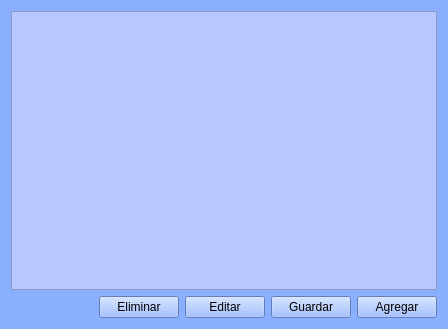
<?xml version="1.0" encoding="UTF-8"?>
<ui version="4.0">
 <class>Principal</class>
 <widget class="QWidget" name="Principal">
  <property name="geometry">
   <rect>
    <x>0</x>
    <y>0</y>
    <width>448</width>
    <height>329</height>
   </rect>
  </property>
  <property name="palette">
   <palette>
    <active>
     <colorrole role="Button">
      <brush brushstyle="SolidPattern">
       <color alpha="255">
        <red>138</red>
        <green>175</green>
        <blue>255</blue>
       </color>
      </brush>
     </colorrole>
     <colorrole role="Base">
      <brush brushstyle="SolidPattern">
       <color alpha="255">
        <red>138</red>
        <green>175</green>
        <blue>255</blue>
       </color>
      </brush>
     </colorrole>
     <colorrole role="Window">
      <brush brushstyle="SolidPattern">
       <color alpha="255">
        <red>138</red>
        <green>175</green>
        <blue>255</blue>
       </color>
      </brush>
     </colorrole>
     <colorrole role="Highlight">
      <brush brushstyle="SolidPattern">
       <color alpha="255">
        <red>119</red>
        <green>128</green>
        <blue>255</blue>
       </color>
      </brush>
     </colorrole>
    </active>
    <inactive>
     <colorrole role="Button">
      <brush brushstyle="SolidPattern">
       <color alpha="255">
        <red>240</red>
        <green>240</green>
        <blue>240</blue>
       </color>
      </brush>
     </colorrole>
     <colorrole role="Base">
      <brush brushstyle="SolidPattern">
       <color alpha="255">
        <red>255</red>
        <green>255</green>
        <blue>255</blue>
       </color>
      </brush>
     </colorrole>
     <colorrole role="Window">
      <brush brushstyle="SolidPattern">
       <color alpha="255">
        <red>240</red>
        <green>240</green>
        <blue>240</blue>
       </color>
      </brush>
     </colorrole>
     <colorrole role="Highlight">
      <brush brushstyle="SolidPattern">
       <color alpha="255">
        <red>240</red>
        <green>240</green>
        <blue>240</blue>
       </color>
      </brush>
     </colorrole>
    </inactive>
    <disabled>
     <colorrole role="Button">
      <brush brushstyle="SolidPattern">
       <color alpha="255">
        <red>138</red>
        <green>175</green>
        <blue>255</blue>
       </color>
      </brush>
     </colorrole>
     <colorrole role="Base">
      <brush brushstyle="SolidPattern">
       <color alpha="255">
        <red>138</red>
        <green>175</green>
        <blue>255</blue>
       </color>
      </brush>
     </colorrole>
     <colorrole role="Window">
      <brush brushstyle="SolidPattern">
       <color alpha="255">
        <red>138</red>
        <green>175</green>
        <blue>255</blue>
       </color>
      </brush>
     </colorrole>
     <colorrole role="Highlight">
      <brush brushstyle="SolidPattern">
       <color alpha="255">
        <red>51</red>
        <green>153</green>
        <blue>255</blue>
       </color>
      </brush>
     </colorrole>
    </disabled>
   </palette>
  </property>
  <property name="windowTitle">
   <string>Contactos</string>
  </property>
  <property name="windowIcon">
   <iconset resource="Recursos.qrc">
    <normaloff>:/Recursos/agenda.png</normaloff>:/Recursos/agenda.png</iconset>
  </property>
  <property name="windowOpacity">
   <double>2.000000000000000</double>
  </property>
  <property name="styleSheet">
   <string notr="true">background-color: rgb(138, 175, 255);</string>
  </property>
  <layout class="QVBoxLayout" name="verticalLayout">
   <item>
    <widget class="QTableWidget" name="tblLista">
     <property name="palette">
      <palette>
       <active>
        <colorrole role="Button">
         <brush brushstyle="SolidPattern">
          <color alpha="255">
           <red>183</red>
           <green>199</green>
           <blue>255</blue>
          </color>
         </brush>
        </colorrole>
        <colorrole role="Base">
         <brush brushstyle="SolidPattern">
          <color alpha="255">
           <red>183</red>
           <green>199</green>
           <blue>255</blue>
          </color>
         </brush>
        </colorrole>
        <colorrole role="Window">
         <brush brushstyle="SolidPattern">
          <color alpha="255">
           <red>183</red>
           <green>199</green>
           <blue>255</blue>
          </color>
         </brush>
        </colorrole>
       </active>
       <inactive>
        <colorrole role="Button">
         <brush brushstyle="SolidPattern">
          <color alpha="255">
           <red>183</red>
           <green>199</green>
           <blue>255</blue>
          </color>
         </brush>
        </colorrole>
        <colorrole role="Base">
         <brush brushstyle="SolidPattern">
          <color alpha="255">
           <red>183</red>
           <green>199</green>
           <blue>255</blue>
          </color>
         </brush>
        </colorrole>
        <colorrole role="Window">
         <brush brushstyle="SolidPattern">
          <color alpha="255">
           <red>183</red>
           <green>199</green>
           <blue>255</blue>
          </color>
         </brush>
        </colorrole>
       </inactive>
       <disabled>
        <colorrole role="Button">
         <brush brushstyle="SolidPattern">
          <color alpha="255">
           <red>183</red>
           <green>199</green>
           <blue>255</blue>
          </color>
         </brush>
        </colorrole>
        <colorrole role="Base">
         <brush brushstyle="SolidPattern">
          <color alpha="255">
           <red>183</red>
           <green>199</green>
           <blue>255</blue>
          </color>
         </brush>
        </colorrole>
        <colorrole role="Window">
         <brush brushstyle="SolidPattern">
          <color alpha="255">
           <red>183</red>
           <green>199</green>
           <blue>255</blue>
          </color>
         </brush>
        </colorrole>
       </disabled>
      </palette>
     </property>
     <property name="styleSheet">
      <string notr="true">font: italic 9pt &quot;Arial&quot;;
background-color: rgb(183, 199, 255);</string>
     </property>
    </widget>
   </item>
   <item>
    <layout class="QHBoxLayout" name="horizontalLayout">
     <item>
      <spacer name="horizontalSpacer">
       <property name="orientation">
        <enum>Qt::Horizontal</enum>
       </property>
       <property name="sizeHint" stdset="0">
        <size>
         <width>40</width>
         <height>20</height>
        </size>
       </property>
      </spacer>
     </item>
     <item>
      <widget class="QPushButton" name="btnEliminar">
       <property name="palette">
        <palette>
         <active>
          <colorrole role="Button">
           <brush brushstyle="SolidPattern">
            <color alpha="255">
             <red>138</red>
             <green>175</green>
             <blue>255</blue>
            </color>
           </brush>
          </colorrole>
          <colorrole role="Base">
           <brush brushstyle="SolidPattern">
            <color alpha="255">
             <red>138</red>
             <green>175</green>
             <blue>255</blue>
            </color>
           </brush>
          </colorrole>
          <colorrole role="Window">
           <brush brushstyle="SolidPattern">
            <color alpha="255">
             <red>138</red>
             <green>175</green>
             <blue>255</blue>
            </color>
           </brush>
          </colorrole>
         </active>
         <inactive>
          <colorrole role="Button">
           <brush brushstyle="SolidPattern">
            <color alpha="255">
             <red>138</red>
             <green>175</green>
             <blue>255</blue>
            </color>
           </brush>
          </colorrole>
          <colorrole role="Base">
           <brush brushstyle="SolidPattern">
            <color alpha="255">
             <red>138</red>
             <green>175</green>
             <blue>255</blue>
            </color>
           </brush>
          </colorrole>
          <colorrole role="Window">
           <brush brushstyle="SolidPattern">
            <color alpha="255">
             <red>138</red>
             <green>175</green>
             <blue>255</blue>
            </color>
           </brush>
          </colorrole>
         </inactive>
         <disabled>
          <colorrole role="Button">
           <brush brushstyle="SolidPattern">
            <color alpha="255">
             <red>138</red>
             <green>175</green>
             <blue>255</blue>
            </color>
           </brush>
          </colorrole>
          <colorrole role="Base">
           <brush brushstyle="SolidPattern">
            <color alpha="255">
             <red>138</red>
             <green>175</green>
             <blue>255</blue>
            </color>
           </brush>
          </colorrole>
          <colorrole role="Window">
           <brush brushstyle="SolidPattern">
            <color alpha="255">
             <red>138</red>
             <green>175</green>
             <blue>255</blue>
            </color>
           </brush>
          </colorrole>
         </disabled>
        </palette>
       </property>
       <property name="text">
        <string>Eliminar</string>
       </property>
       <property name="icon">
        <iconset resource="Recursos.qrc">
         <normaloff>:/Recursos/borrar.png</normaloff>:/Recursos/borrar.png</iconset>
       </property>
      </widget>
     </item>
     <item>
      <widget class="QPushButton" name="btnEditar">
       <property name="text">
        <string>Editar</string>
       </property>
       <property name="icon">
        <iconset resource="Recursos.qrc">
         <normaloff>:/Recursos/editar.png</normaloff>:/Recursos/editar.png</iconset>
       </property>
      </widget>
     </item>
     <item>
      <widget class="QPushButton" name="btnGuardar">
       <property name="text">
        <string>Guardar</string>
       </property>
       <property name="icon">
        <iconset resource="Recursos.qrc">
         <normaloff>:/Recursos/guardar.png</normaloff>:/Recursos/guardar.png</iconset>
       </property>
      </widget>
     </item>
     <item>
      <widget class="QPushButton" name="btnAgregar">
       <property name="text">
        <string>Agregar</string>
       </property>
       <property name="icon">
        <iconset resource="Recursos.qrc">
         <normaloff>:/Recursos/añadir.png</normaloff>:/Recursos/añadir.png</iconset>
       </property>
      </widget>
     </item>
    </layout>
   </item>
  </layout>
 </widget>
 <resources>
  <include location="Recursos.qrc"/>
 </resources>
 <connections/>
</ui>
